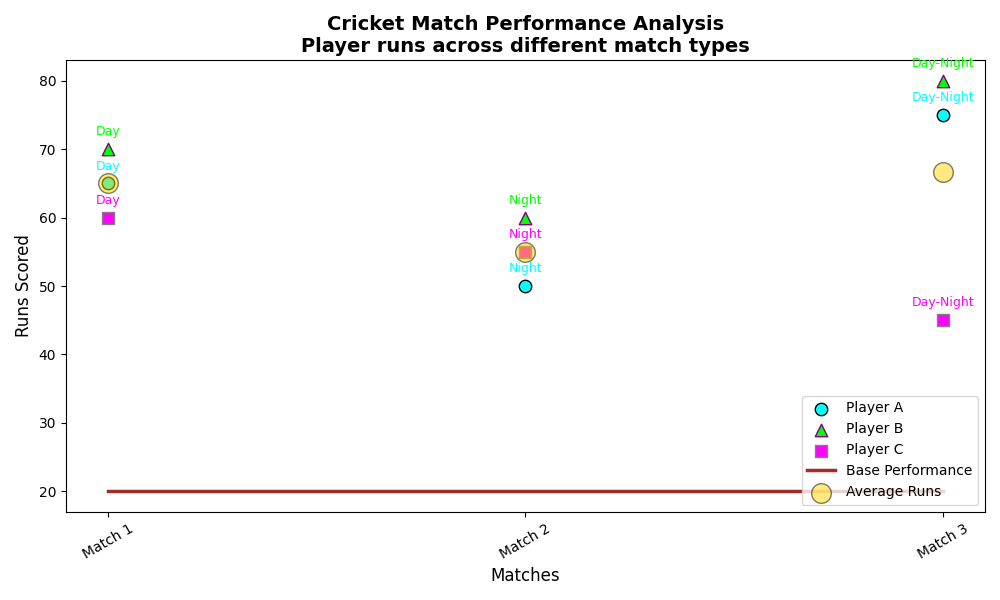

Generate this figure with Python:
import matplotlib.pyplot as plt
import numpy as np

matches = np.array(['Match 1', 'Match 2', 'Match 3'])
player_a_runs = np.array([65, 50, 75])
player_b_runs = np.array([70, 60, 80])
player_c_runs = np.array([60, 55, 45])
background_score = [20, 20, 20]
match_types = ['Day', 'Night', 'Day-Night']
avg_runs = np.mean([player_a_runs, player_b_runs, player_c_runs], axis=0)

fig, ax = plt.subplots(figsize=(10, 6))

scatter_a = ax.scatter(matches, player_a_runs, color='cyan', label='Player A', s=80, marker='o', edgecolor='black')
scatter_b = ax.scatter(matches, player_b_runs, color='lime', label='Player B', s=80, marker='^', edgecolor='purple')
scatter_c = ax.scatter(matches, player_c_runs, color='magenta', label='Player C', s=80, marker='s', edgecolor='gray')

ax.plot(matches, background_score, linestyle='-', color='brown', label='Base Performance', linewidth=2.5)

for i, txt in enumerate(match_types):
    ax.annotate(txt, (matches[i], player_a_runs[i]), textcoords="offset points", xytext=(0, 10), ha='center', fontsize=9, color='cyan')
    ax.annotate(txt, (matches[i], player_b_runs[i]), textcoords="offset points", xytext=(0, 10), ha='center', fontsize=9, color='lime')
    ax.annotate(txt, (matches[i], player_c_runs[i]), textcoords="offset points", xytext=(0, 10), ha='center', fontsize=9, color='magenta')

scatter_avg = ax.scatter(matches, avg_runs, color='gold', label='Average Runs', s=200, edgecolor='black', alpha=0.5)

ax.set_title("Cricket Match Performance Analysis\nPlayer runs across different match types", fontsize=14, fontweight='bold')
ax.set_xlabel('Matches', fontsize=12)
ax.set_ylabel('Runs Scored', fontsize=12)
ax.set_xticks(matches)
ax.set_xticklabels(matches, rotation=30)

ax.legend(loc='lower right', fontsize=10)
ax.grid(False)

plt.tight_layout()
plt.show()
